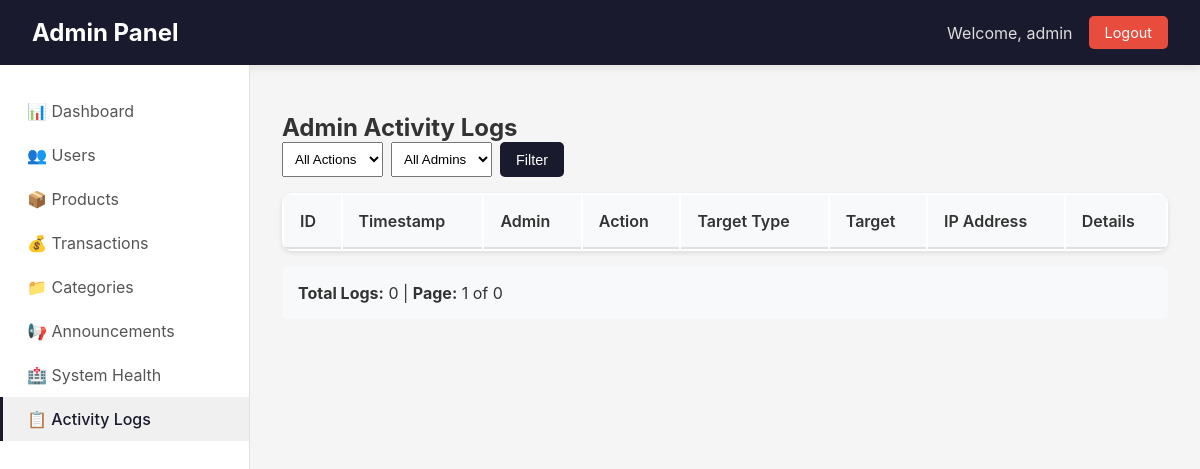
The app's page /admin/admin-logs (signed in), older data.
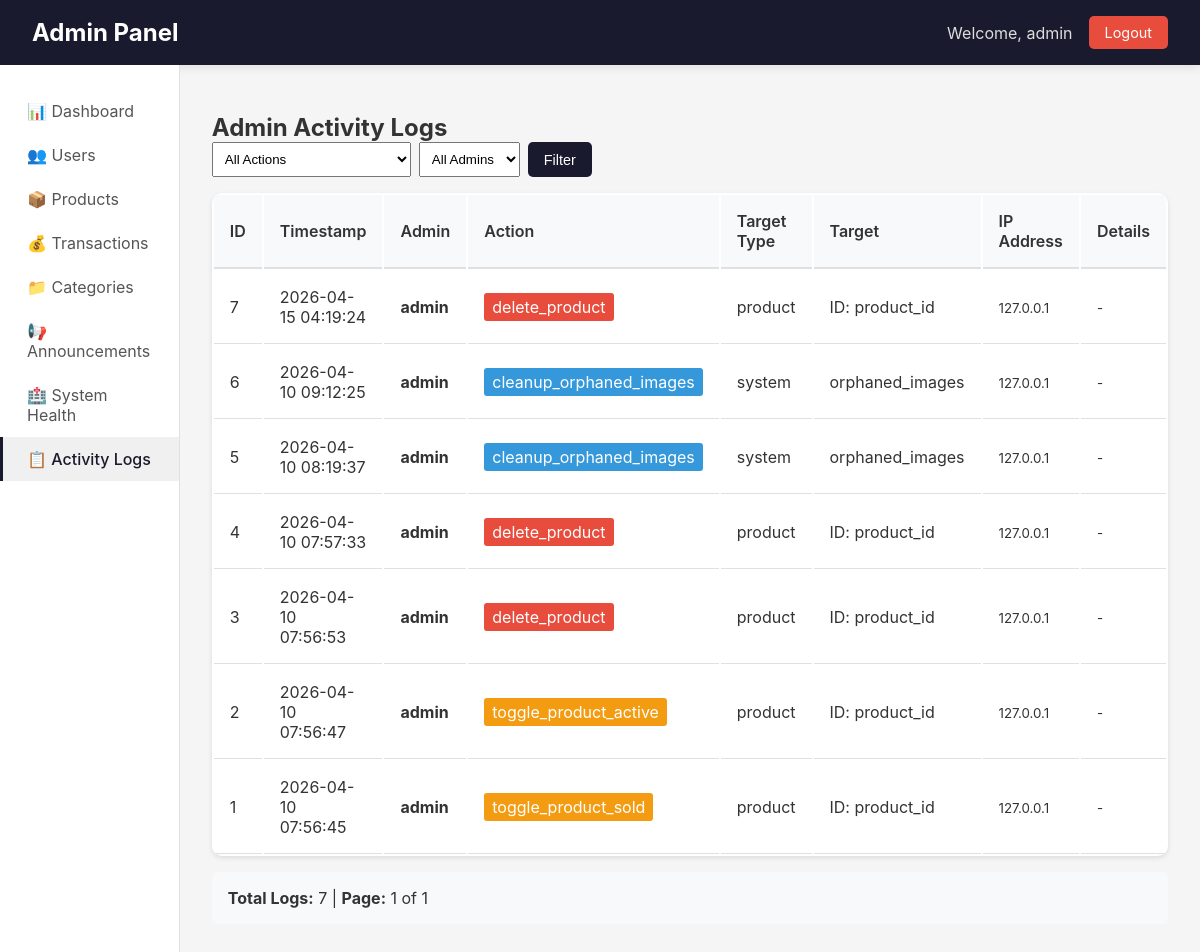
The same page, newer data.
### app/models.py (models this page shows, shortened)
class AdminLog(db.Model):
    __tablename__ = 'admin_logs'
    id = db.Column(db.Integer, primary_key=True)
    admin_id = db.Column(db.Integer, db.ForeignKey('users.id'), nullable=False)
    admin_username = db.Column(db.String(80), nullable=False)
    action = db.Column(db.String(100), nullable=False)  # e.g., 'delete_user', 'toggle_admin', 'delete_product'
    target_type = db.Column(db.String(50))  # 'user', 'product', 'room', 'transaction', 'category'
    target_id = db.Column(db.Integer)
    target_name = db.Column(db.String(200))  # Store name/title for reference
    details = db.Column(db.Text)  # Additional JSON data or description
    ip_address = db.Column(db.String(45))  # IPv4 or IPv6
    created_at = db.Column(db.DateTime, default=datetime.utcnow)
    admin = db.relationship('User', foreign_keys=[admin_id], backref='admin_logs')

### app/admin/routes.py (the view)
@admin_bp.route('/admin-logs')
@login_required
@admin_required
def admin_logs():
    page = request.args.get('page', 1, type=int)
    action_filter = request.args.get('action', '')
    admin_filter = request.args.get('admin', '')
    query = AdminLog.query
    if action_filter:
        query = query.filter(AdminLog.action == action_filter)
    if admin_filter:
        query = query.filter(AdminLog.admin_username == admin_filter)
    logs = query.order_by(AdminLog.created_at.desc()).paginate(page=page, per_page=50, error_out=False)
    actions = db.session.query(AdminLog.action).distinct().all()
    actions = [a[0] for a in actions]
    admins = db.session.query(AdminLog.admin_username).distinct().all()
    admins = [a[0] for a in admins]
    return render_template('admin/admin_logs.html',
                         logs=logs,
                         actions=actions,
                         admins=admins,
                         action_filter=action_filter,
                         admin_filter=admin_filter)

### app/admin/routes.py (called while the page is built)
def admin_required(f):
    @wraps(f)
    def decorated_function(*args, **kwargs):
        if not current_user.is_authenticated:
            flash('Please login to access admin area.', 'warning')
            return redirect(url_for('auth.login'))
        if not current_user.is_admin:
            flash('Admin access required.', 'error')
            return redirect(url_for('main.index'))
        return f(*args, **kwargs)
    return decorated_function

### app/models.py (called while the page is built)
@login_manager.user_loader
def load_user(user_id):
    return User.query.get(int(user_id))

### app/templates/admin/admin_logs.html (shortened to what this page needs)
{% extends "admin/base.html" %}
{% block content %}
<h2>Admin Activity Logs</h2>
<div style="margin-bottom: 1rem; display: flex; gap: 1rem; flex-wrap: wrap;">
    <form method="GET" style="display: flex; gap: 0.5rem; flex-wrap: wrap;">
        <select name="action" style="padding: 0.5rem;">
            <option value="">All Actions</option>
        </select>
        <select name="admin" style="padding: 0.5rem;">
            <option value="">All Admins</option>
        </select>
        <button type="submit" class="btn btn-primary">Filter</button>
    </form>
</div>
<table class="data-table">
    <thead>
        <tr>
            <th>ID</th>
            <th>Timestamp</th>
            <th>Admin</th>
            <th>Action</th>
            <th>Target Type</th>
            <th>Target</th>
            <th>IP Address</th>
            <th>Details</th>
        </tr>
    </thead>
    <tbody>
        {% for log in logs.items %}
        <tr>
            <td>{{ log.id }}</td>
            <td>{{ log.created_at.strftime('%Y-%m-%d %H:%M:%S') }}</td>
            <td><strong>{{ log.admin_username }}</strong></td>
            <td>
                <span style="background:
                    {% if 'delete' in log.action %}#e74c3c
                    {% elif 'toggle' in log.action %}#f39c12
                    {% elif 'create' in log.action %}#27ae60
                    {% else %}#3498db{% endif %};
                    color: white; padding: 0.25rem 0.5rem; border-radius: 3px;">
                    {{ log.action }}
                </span>
            </td>
            <td>{{ log.target_type or '-' }}</td>
            <td>
                {% if log.target_name %}
                    {{ log.target_name }}
                {% elif log.target_id %}
                    ID: {{ log.target_id }}
                {% else %}
                    -
                {% endif %}
            </td>
            <td><small>{{ log.ip_address }}</small></td>
            <td><small>{{ log.details or '-' }}</small></td>
        </tr>
        {% endfor %}
    </tbody>
</table>
<div style="margin-top: 1rem; padding: 1rem; background: #f8f9fa; border-radius: 5px;">
    <strong>Total Logs:</strong> {{ logs.total }} |
    <strong>Page:</strong> {{ logs.page }} of {{ logs.pages }}
</div>
{% endblock %}

Row changes from the older to the newer data that the page shows:
added AdminLog: id "7", created_at "2026-04-15 04:19:24", admin_username "admin", action "delete_product", target_type "product", target_id "product_id", ip_address "127.0.0.1", details "-"
added AdminLog: id "6", created_at "2026-04-10 09:12:25", admin_username "admin", action "cleanup_orphaned_images", target_type "system", target_name "orphaned_images", ip_address "127.0.0.1", details "-"
added AdminLog: id "5", created_at "2026-04-10 08:19:37", admin_username "admin", action "cleanup_orphaned_images", target_type "system", target_name "orphaned_images", ip_address "127.0.0.1", details "-"
added AdminLog: id "4", created_at "2026-04-10 07:57:33", admin_username "admin", action "delete_product", target_type "product", target_id "product_id", ip_address "127.0.0.1", details "-"
added AdminLog: id "3", created_at "2026-04-10 07:56:53", admin_username "admin", action "delete_product", target_type "product", target_id "product_id", ip_address "127.0.0.1", details "-"
added AdminLog: id "2", created_at "2026-04-10 07:56:47", admin_username "admin", action "toggle_product_active", target_type "product", target_id "product_id", ip_address "127.0.0.1", details "-"
added AdminLog: id "1", created_at "2026-04-10 07:56:45", admin_username "admin", action "toggle_product_sold", target_type "product", target_id "product_id", ip_address "127.0.0.1", details "-"
Text that changed along with them:
{{ logs.total }}: "0" → "7"
{{ logs.pages }}: "0" → "1"
